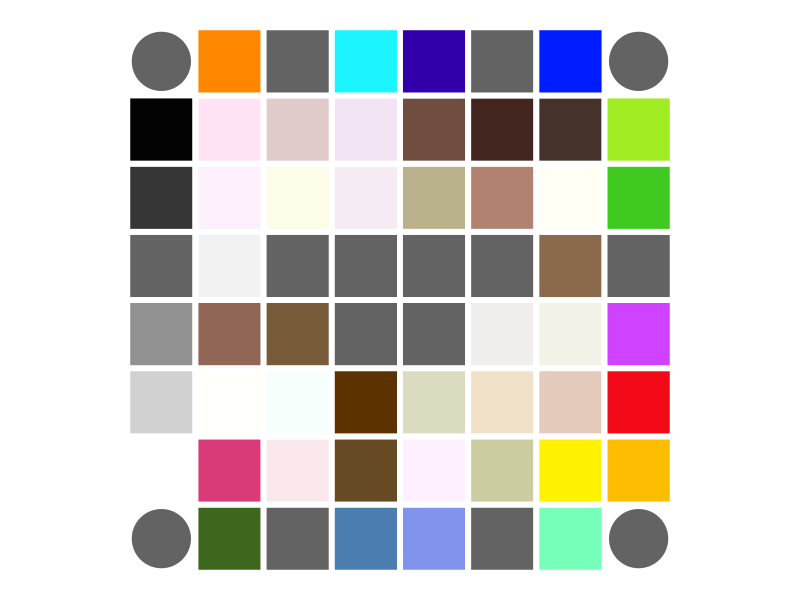
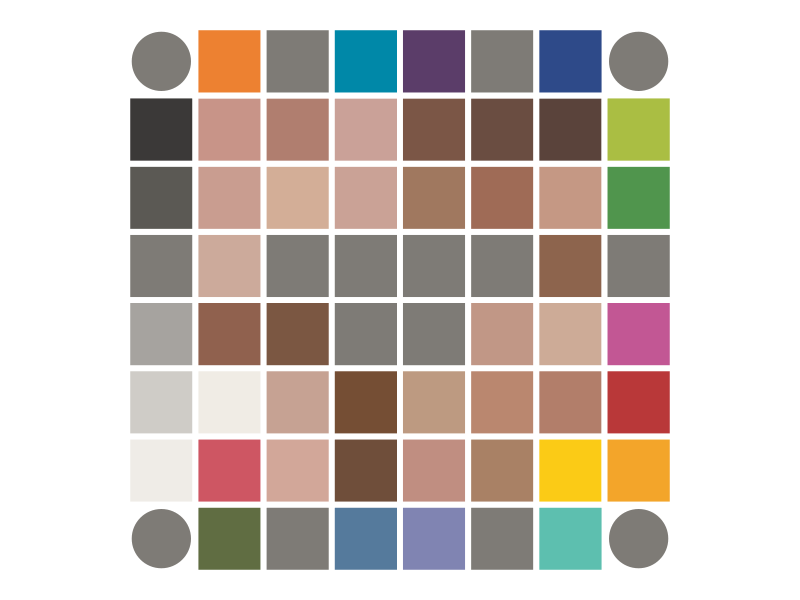

Here is the R script that generated these plots, in order:
library(dplyr)
library(ggplot2)
library(colorspace)
library(grDevices)
library(tidyr)

lab_colors <- read.csv2("LabMeasurements-Color-Card.csv")
# every observation is one color card
# 13 big color sheets that means ROW 1 COL 1 in idx 1 = first color card of first color sheet  
# ROW 2 COL 1 in idx 14 = second color card of first color sheet and so on
lab_colors$Sheet <- rep(1:13) # for better usage give color sheet idx

master_colors <- read.csv2("MasterColorCard.csv")
master_colors <- master_colors %>%
  rename(
    C = p1,
    M = p2,
    Y = p3,
    K = p4,
    S = p5
  )

cmyk_to_rgb <- function(c, m, y, k) {
  c <- c / 100
  m <- m / 100
  y <- y / 100
  k <- k / 100
  
  r <- (1 - c) * (1 - k)
  g <- (1 - m) * (1 - k)
  b <- (1 - y) * (1 - k)
  
  rgb(r, g, b)
}

lab_to_rgb <- function(l, a, b) {
  # clips sRGB and uses D65 white point
  rgb(convertColor(c(l, a, b), from = "Lab", to = "sRGB"))
}

display_color_card <- function(df, row_name = "Row", col_name = "Col", color_space = NaN, space_between = 1) {
  if (!all(c(row_name, col_name) %in% colnames(df))) {
    stop("Dataframe must contain " + row_name + " and " + col_name + " columns")
  }
  
  if(color_space != "Lab" && all(c("C", "M", "Y", "K") %in% colnames(df))) {
    df$Color <- mapply(cmyk_to_rgb, df$C, df$M, df$Y, df$K)
  } else if (color_space != "CYMK" && all(c("L", "a", "b") %in% colnames(df))) {
    df$Color <- mapply(lab_to_rgb, df$L, df$a, df$b)
  } else {
    stop("Dataframe must contain either 'C', 'M', 'Y', 'K' columns or 'L', 'a', 'b' columns")
  }
  
  max_row <- max(df[[row_name]])
  max_col <- max(df[[col_name]])
  corners <- df %>%
    filter((.[[row_name]] == 1 & .[[col_name]] == 1) |
             (.[[row_name]] == 1 & .[[col_name]] == max_col) |
             (.[[row_name]] == max_row & .[[col_name]] == 1) |
             (.[[row_name]] == max_row & .[[col_name]] == max_col))
  df_no_corners <- anti_join(df, corners, by = c(row_name, col_name))
  
  ggplot() +
    geom_tile(data = df_no_corners, aes_string(x = col_name, y = row_name, fill = "Color"), color = "white", size = space_between) +
    geom_point(data = corners, aes_string(x = col_name, y = row_name, fill = "Color"), shape = 21, color = "white", size = 20) +
    scale_fill_identity() +
    theme_void() +
    coord_fixed()
}

display_color_card(master_colors, "Crow", "Ccol", "CMYK", 2)
display_color_card(master_colors, "Crow", "Ccol", "Lab", 2)
# color sheet display function 
# how does the column S in master influence CMYK values

